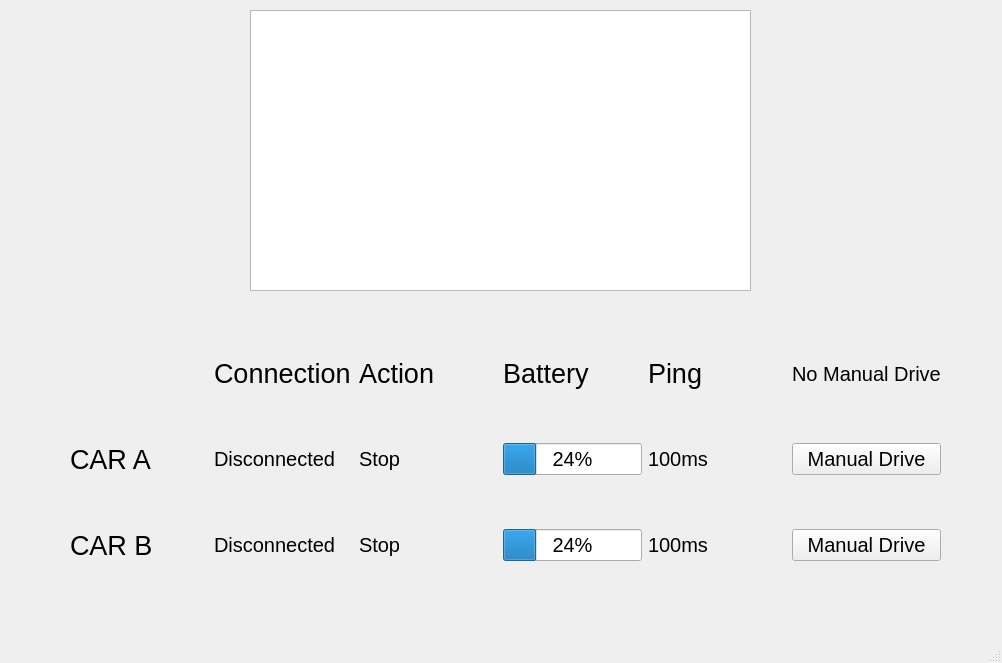
<?xml version="1.0" encoding="UTF-8"?>
<ui version="4.0">
 <class>MainWindow</class>
 <widget class="QMainWindow" name="MainWindow">
  <property name="geometry">
   <rect>
    <x>0</x>
    <y>0</y>
    <width>1002</width>
    <height>663</height>
   </rect>
  </property>
  <property name="font">
   <font>
    <pointsize>15</pointsize>
   </font>
  </property>
  <property name="windowTitle">
   <string>MainWindow</string>
  </property>
  <widget class="QWidget" name="centralwidget">
   <widget class="QGraphicsView" name="View">
    <property name="geometry">
     <rect>
      <x>250</x>
      <y>10</y>
      <width>501</width>
      <height>281</height>
     </rect>
    </property>
   </widget>
   <widget class="QWidget" name="gridLayoutWidget">
    <property name="geometry">
     <rect>
      <x>70</x>
      <y>310</y>
      <width>871</width>
      <height>301</height>
     </rect>
    </property>
    <layout class="QGridLayout" name="gridLayout">
     <item row="2" column="4">
      <widget class="QLabel" name="Ping_B">
       <property name="text">
        <string>100ms</string>
       </property>
      </widget>
     </item>
     <item row="0" column="3">
      <widget class="QLabel" name="label_10">
       <property name="font">
        <font>
         <pointsize>20</pointsize>
        </font>
       </property>
       <property name="text">
        <string>Battery</string>
       </property>
      </widget>
     </item>
     <item row="0" column="4">
      <widget class="QLabel" name="label_11">
       <property name="font">
        <font>
         <pointsize>20</pointsize>
        </font>
       </property>
       <property name="text">
        <string>Ping</string>
       </property>
      </widget>
     </item>
     <item row="1" column="4">
      <widget class="QLabel" name="Ping_A">
       <property name="text">
        <string>100ms</string>
       </property>
      </widget>
     </item>
     <item row="1" column="3">
      <widget class="QProgressBar" name="Battery_A">
       <property name="sizePolicy">
        <sizepolicy hsizetype="Preferred" vsizetype="Fixed">
         <horstretch>0</horstretch>
         <verstretch>0</verstretch>
        </sizepolicy>
       </property>
       <property name="value">
        <number>24</number>
       </property>
      </widget>
     </item>
     <item row="1" column="0">
      <widget class="QLabel" name="label">
       <property name="font">
        <font>
         <pointsize>20</pointsize>
        </font>
       </property>
       <property name="text">
        <string>CAR A</string>
       </property>
      </widget>
     </item>
     <item row="0" column="0">
      <widget class="QLabel" name="label_3">
       <property name="text">
        <string/>
       </property>
      </widget>
     </item>
     <item row="2" column="0">
      <widget class="QLabel" name="label_2">
       <property name="font">
        <font>
         <pointsize>20</pointsize>
        </font>
       </property>
       <property name="text">
        <string>CAR B</string>
       </property>
      </widget>
     </item>
     <item row="1" column="1">
      <widget class="QLabel" name="Connection_A">
       <property name="font">
        <font>
         <pointsize>15</pointsize>
        </font>
       </property>
       <property name="text">
        <string>Disconnected</string>
       </property>
      </widget>
     </item>
     <item row="2" column="3">
      <widget class="QProgressBar" name="Battery_B">
       <property name="sizePolicy">
        <sizepolicy hsizetype="Preferred" vsizetype="Fixed">
         <horstretch>0</horstretch>
         <verstretch>0</verstretch>
        </sizepolicy>
       </property>
       <property name="value">
        <number>24</number>
       </property>
      </widget>
     </item>
     <item row="0" column="1">
      <widget class="QLabel" name="label_6">
       <property name="sizePolicy">
        <sizepolicy hsizetype="Preferred" vsizetype="Maximum">
         <horstretch>0</horstretch>
         <verstretch>0</verstretch>
        </sizepolicy>
       </property>
       <property name="font">
        <font>
         <pointsize>20</pointsize>
        </font>
       </property>
       <property name="text">
        <string>Connection</string>
       </property>
      </widget>
     </item>
     <item row="1" column="2">
      <widget class="QLabel" name="Current_Action_A">
       <property name="text">
        <string>Stop</string>
       </property>
      </widget>
     </item>
     <item row="2" column="2">
      <widget class="QLabel" name="Curernt_Action_B">
       <property name="text">
        <string>Stop</string>
       </property>
      </widget>
     </item>
     <item row="0" column="2">
      <widget class="QLabel" name="label_7">
       <property name="font">
        <font>
         <pointsize>20</pointsize>
        </font>
       </property>
       <property name="text">
        <string>Action</string>
       </property>
      </widget>
     </item>
     <item row="1" column="5">
      <widget class="QPushButton" name="Manual_A">
       <property name="text">
        <string>Manual Drive</string>
       </property>
      </widget>
     </item>
     <item row="2" column="1">
      <widget class="QLabel" name="Connection_B">
       <property name="text">
        <string>Disconnected</string>
       </property>
      </widget>
     </item>
     <item row="2" column="5">
      <widget class="QPushButton" name="Manual_B">
       <property name="text">
        <string>Manual Drive</string>
       </property>
      </widget>
     </item>
     <item row="0" column="5">
      <widget class="QLabel" name="Manual_Status">
       <property name="text">
        <string>No Manual Drive</string>
       </property>
      </widget>
     </item>
    </layout>
   </widget>
  </widget>
  <widget class="QStatusBar" name="statusbar"/>
 </widget>
 <resources/>
 <connections/>
</ui>
